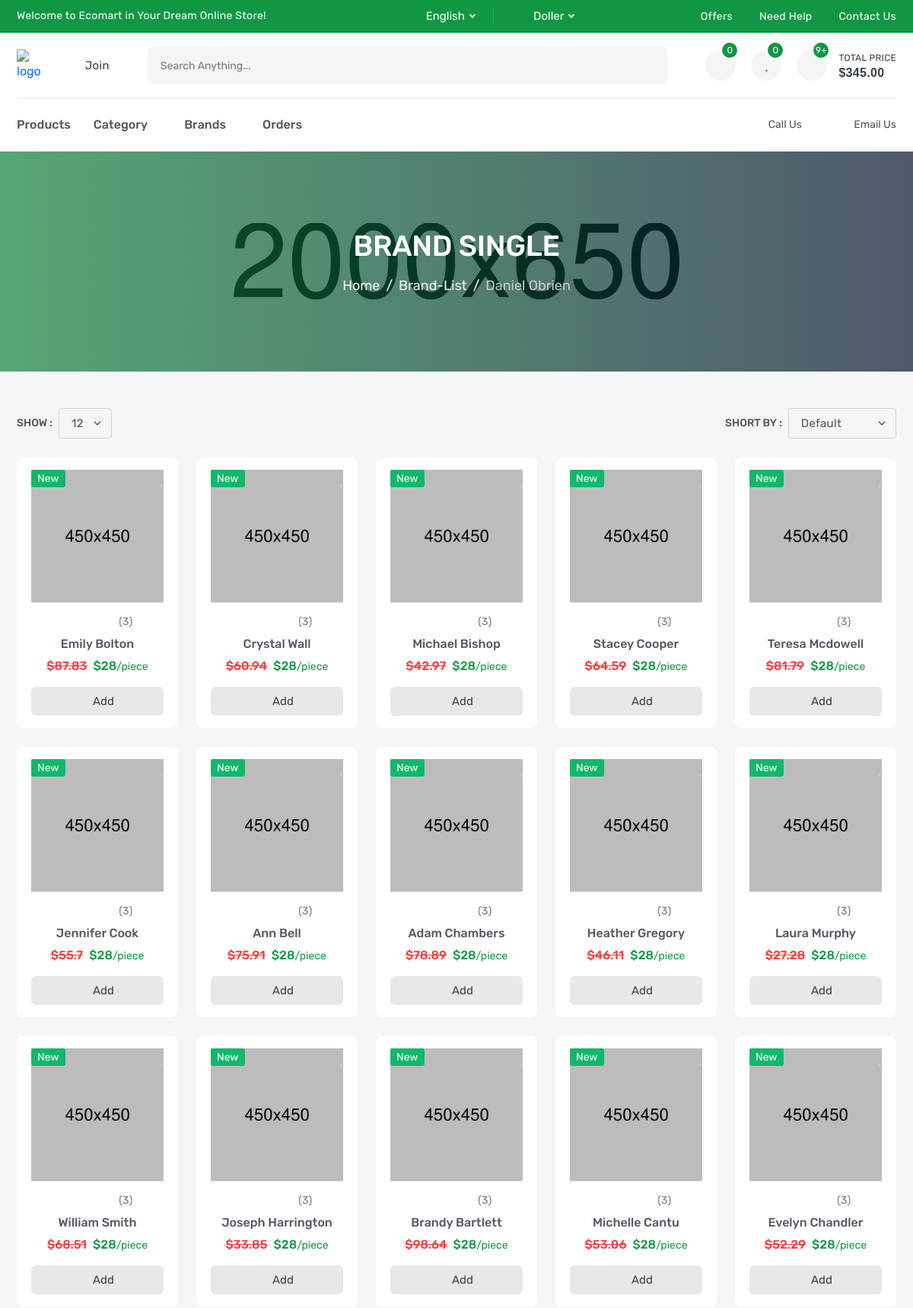
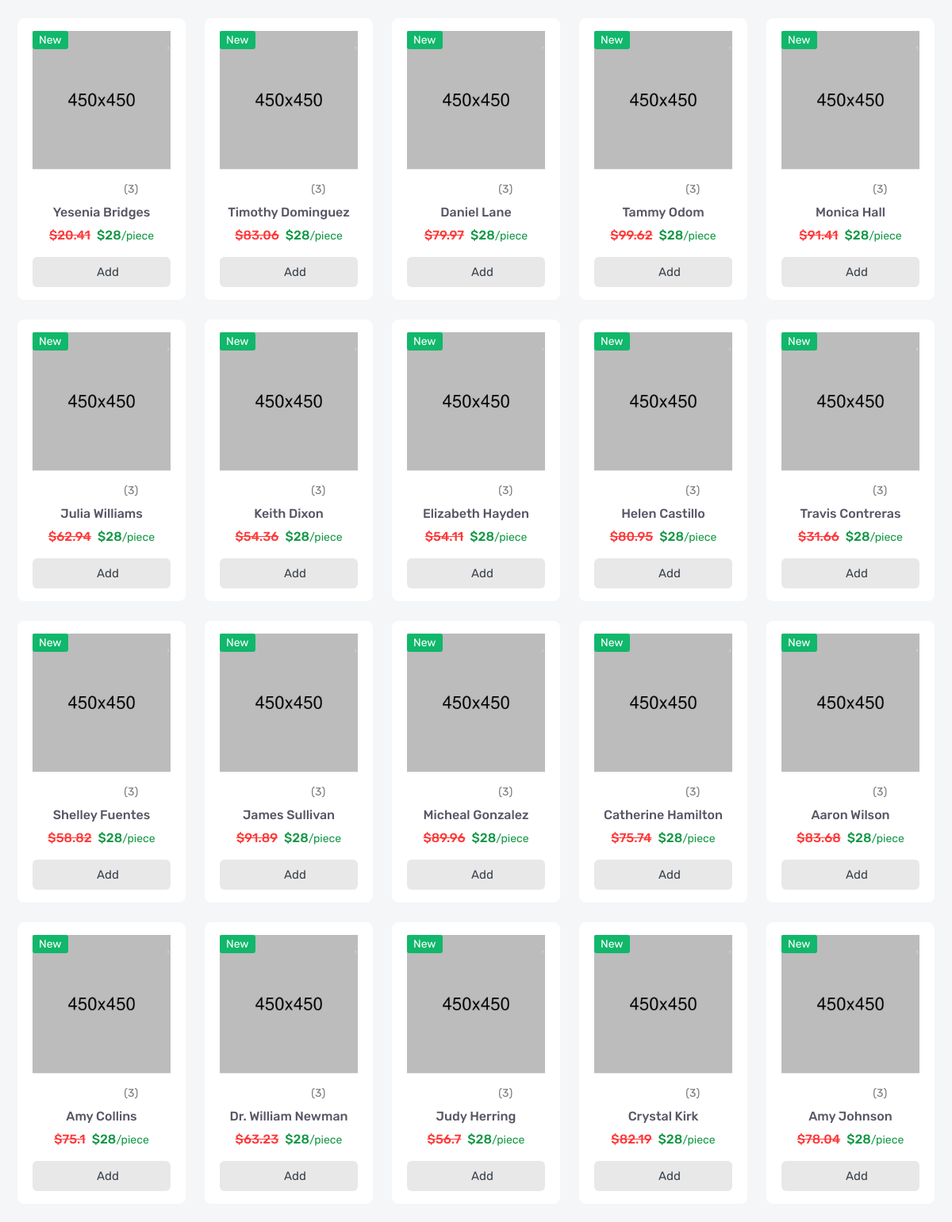
Page /products/brand/daniel-obrien (upper part) on the committed database (2 pictures, top to bottom).
### products/models.py (models this page shows, shortened)
class Brand(models.Model):
    name = models.CharField(_("Name"), max_length=50)
    image = models.ImageField(_("Image"), upload_to='brand/')
    slug = models.SlugField(_("Slug"), null=True, blank= True)
    def __str__(self):
        return self.name

class Product(models.Model):
    name = models.CharField(_("Name"), max_length=100)
    sku = models.IntegerField(_("SKU"))
    brand = models.ForeignKey('Brand', related_name='product_brand', verbose_name=_("Brand"), on_delete=models.SET_NULL, null=True, blank= True)
    price = models.FloatField(_("Price"))
    desc = models.TextField(_("Desc"), max_length=10000)
    tags = TaggableManager(blank=True)
    flag = models.CharField(_("Flag"), max_length=10, choices=FLAG_TYPE)
    category = models.ForeignKey('Category', related_name='product_category', verbose_name=_("Category"), on_delete=models.SET_NULL, null=True, blank= True)
    slug = models.SlugField(_("Slug"), null=True, blank= True)
    image = models.ImageField(_("Image"), upload_to='Product/')
    quantity = models.IntegerField(_("Quantity"), default=0)
    video_url = models.URLField(_("VideoUrl"), null=True, blank= True)
    objects = ProductManager()

### products/views.py (the view)
# urls.py: path('brand/<slug:slug>',BrandDetail.as_view(),name='brand_detail'),
class BrandDetail(DetailView):
    model = Brand
    def get_context_data(self, **kwargs):
        context = super().get_context_data(**kwargs)
        brand = self.get_object()
        context["brand_products"] = Product.objects.filter(brand = brand)
        return context

### products/models.py (called while the page is built)
    def get_queryset(self):
        return ProductQueryset(self.model, using=self._db)

### products/templates/products/brand_detail.html (shortened to what this page needs)
{% extends 'base.html' %}
{% block body %}
        <section class="single-banner" style="background: url(images/single-banner.jpg) no-repeat center;">
            <div class="container">
                <h2>Brand Single</h2>
                <ol class="breadcrumb">
                    <li class="breadcrumb-item"><a href="index.html">Home</a></li>
                    <li class="breadcrumb-item"><a href="brand-list.html">brand-list</a></li>
                    <li class="breadcrumb-item active" aria-current="page">{{brand}}</li>
                </ol>
            </div>
        </section>
        <section class="inner-section shop-part mt-5">
            <div class="container">
                <div class="row">
                    <div class="col-lg-12">
                        <div class="top-filter">
                            <div class="filter-show">
                                <label class="filter-label">Show :</label>
                                <select class="form-select filter-select">
                                    <option value="1">12</option>
                                </select>
                            </div>
                            <div class="filter-short">
                                <label class="filter-label">Short by :</label>
                                <select class="form-select filter-select">
                                    <option selected>default</option>
                                </select>
                            </div>
                        </div>
                    </div>
                </div>
                <div class="row row-cols-2 row-cols-md-3 row-cols-lg-3 row-cols-xl-5">
                    {% for product in brand_products %}
                    <div class="col">
                        <div class="product-card">
                            <div class="product-media">
                                <div class="product-label">
                                    <label class="label-text new">new</label>
                                </div>
                                <button class="product-wish wish">
                                    <i class="fas fa-heart"></i>
                                </button>
                                <a class="product-image" href="product-video.html">
                                    <img src="images/product/01.jpg" alt="product">
                                </a>
                            </div>
                            <div class="product-content">
                                <div class="product-rating">
                                    <i class="active icofont-star"></i>
                                    <i class="active icofont-star"></i>
                                    <i class="active icofont-star"></i>
                                    <i class="active icofont-star"></i>
                                    <i class="icofont-star"></i>
                                    <a href="product-video.html">(3)</a>
                                </div>
                                <h6 class="product-name">
                                    <a href="product-video.html">{{product.name}}</a>
                                </h6>
                                <h6 class="product-price">
                                    <del>${{product.price}}</del>
                                    <span>$28<small>/piece</small></span>
                                </h6>
                                <button class="product-add" title="Add to Cart">
                                    <i class="fas fa-shopping-basket"></i>
                                    <span>add</span>
                                </button>
                            </div>
                        </div>
                    </div>
                    {% endfor %}
                </div>
            </div>
        </section>
{% endblock body %}

### rows in the picture
Brand: name "Daniel Obrien"
Product: name "Emily Bolton", price "87.83"
Product: name "Crystal Wall", price "60.94"
Product: name "Michael Bishop", price "42.97"
Product: name "Stacey Cooper", price "64.59"
Product: name "Teresa Mcdowell", price "81.79"
Product: name "Jennifer Cook", price "55.7"
Product: name "Ann Bell", price "75.91"
Product: name "Adam Chambers", price "78.89"
Product: name "Heather Gregory", price "46.11"
Product: name "Laura Murphy", price "27.28"
Product: name "William Smith", price "68.51"
Product: name "Joseph Harrington", price "33.85"
Product: name "Brandy Bartlett", price "98.64"
Product: name "Michelle Cantu", price "53.06"
Product: name "Evelyn Chandler", price "52.29"
Product: name "Yesenia Bridges", price "20.41"
Product: name "Timothy Dominguez", price "83.06"
Product: name "Daniel Lane", price "79.97"
Product: name "Tammy Odom", price "99.62"
Product: name "Monica Hall", price "91.41"
Product: name "Julia Williams", price "62.94"
Product: name "Keith Dixon", price "54.36"
Product: name "Elizabeth Hayden", price "54.11"
Product: name "Helen Castillo", price "80.95"
Product: name "Travis Contreras", price "31.66"
Product: name "Shelley Fuentes", price "58.82"
Product: name "James Sullivan", price "91.89"
Product: name "Micheal Gonzalez", price "89.96"
Product: name "Catherine Hamilton", price "75.74"
Product: name "Aaron Wilson", price "83.68"
Product: name "Amy Collins", price "75.1"
Product: name "Dr. William Newman", price "63.23"
Product: name "Judy Herring", price "56.7"
Product: name "Crystal Kirk", price "82.19"
Product: name "Amy Johnson", price "78.04"
